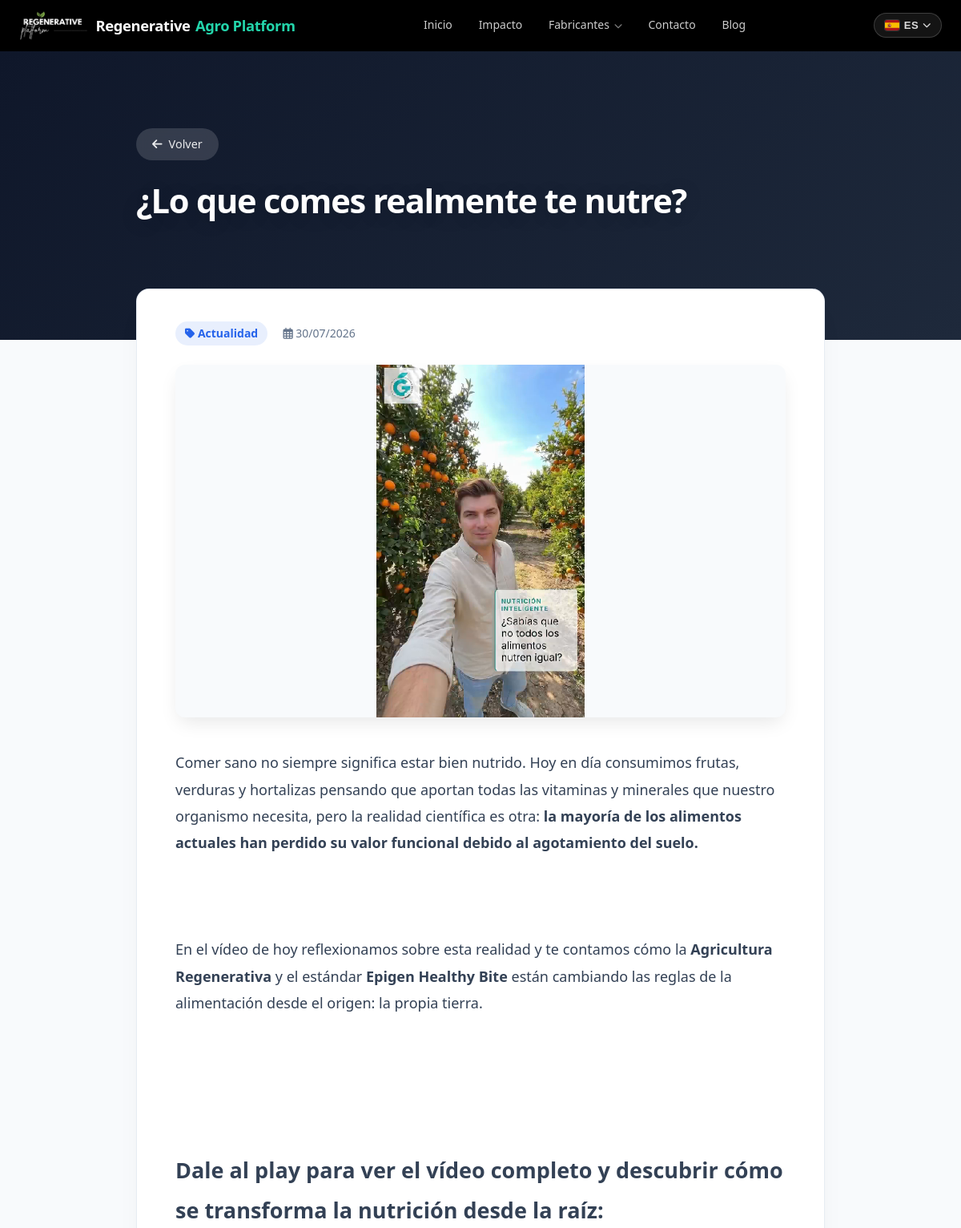
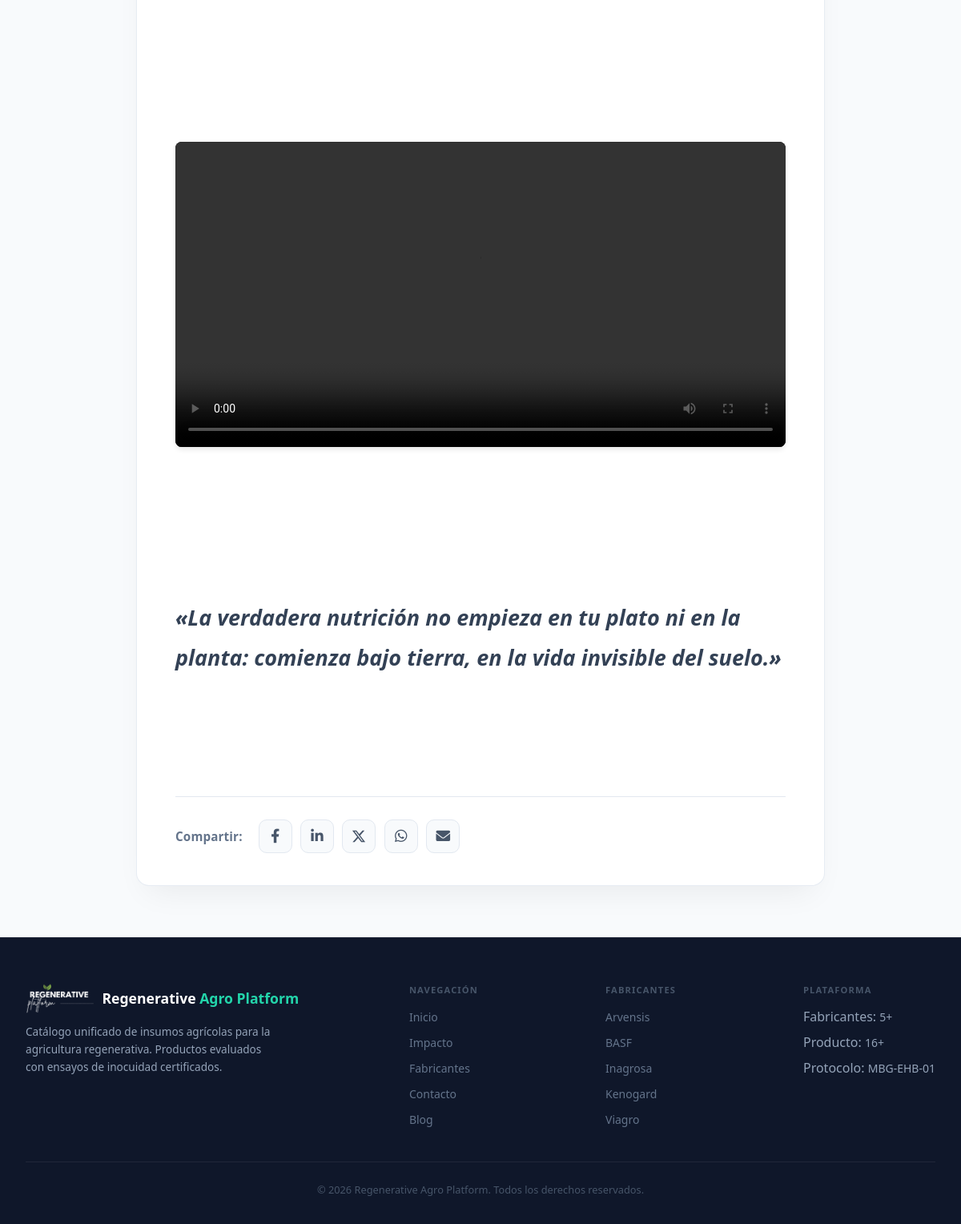
Page /es/blog/revolucion-suelos-vivos on the committed database (2 pictures, top to bottom).
### tables this page shows
CREATE TABLE `blog` (
  `id` int(11) NOT NULL,
  `titulo` varchar(255) NOT NULL,
  `slug` varchar(150) NOT NULL DEFAULT '',
  `resumen` text,
  `contenido` text NOT NULL,
  `imagen` varchar(255) DEFAULT NULL,
  `fecha` datetime NOT NULL DEFAULT CURRENT_TIMESTAMP
);

CREATE TABLE `fabricantes` (
  `id` int(11) NOT NULL,
  `nombre` varchar(255) NOT NULL,
  `descripcion` text,
  `imagen` varchar(255) DEFAULT NULL,
  `slug` varchar(150) NOT NULL DEFAULT '',
  `activo` char(1) DEFAULT 'S'
);

### i18n.php (called while the page is built, shortened)
<?php
$allowed_langs = ['es', 'en', 'pt', 'fr', 'ca'];
if (isset($_SESSION['lang'])) {
    $current_lang = $_SESSION['lang'];
} elseif (isset($_COOKIE['user_lang']) && in_array($_COOKIE['user_lang'], $allowed_langs)) {
    $current_lang = $_COOKIE['user_lang'];
} else {
    $current_lang = 'es';
}
$lang_file = __DIR__ . "/lang/{$current_lang}.php";
$translations = file_exists($lang_file) ? require $lang_file : [];
$url_map = [
    'es' => ['index' => '', 'blog' => 'blog.php'],
    'en' => ['index' => '', 'blog' => 'news.php'],
    'pt' => ['index' => '', 'blog' => 'noticias.php'],
    'fr' => ['index' => '', 'blog' => 'nouvelles.php'],
    'ca' => ['index' => '', 'blog' => 'noticies.php'],
];
$current_url_map = $url_map[$current_lang] ?? $url_map['es'];
$page_segment_map = [
    'es' => ['fabricante' => 'fabricante',   'producto' => 'producto', 'blog' => 'blog'],
    'en' => ['fabricante' => 'manufacturer', 'producto' => 'product',  'blog' => 'news'],
    'pt' => ['fabricante' => 'fabricante',   'producto' => 'produto',  'blog' => 'noticias'],
    'fr' => ['fabricante' => 'fabricant',    'producto' => 'produit',  'blog' => 'nouvelles'],
    'ca' => ['fabricante' => 'fabricant',    'producto' => 'producte', 'blog' => 'noticies'],
];
$current_page_segment_map = $page_segment_map[$current_lang] ?? $page_segment_map['es'];
function __t($key, $default = '') {
    global $translations;
    return $translations[$key] ?? ($default ?: $key);
}
function __anchor($key) {
    global $current_lang;
    $anchors = [
        'fabricantes' => [
            'es' => 'fabricantes',
            'en' => 'manufacturers',
            'pt' => 'fabricantes',
            'fr' => 'fabricants',
            'ca' => 'fabricants',
        ],
        'contacto' => [
            'es' => 'contacto',
            'en' => 'contact',
            'pt' => 'contato',
            'fr' => 'contact',
            'ca' => 'contacte',
        ],
        'impacto' => [
            'es' => 'impacto',
            'en' => 'impact',
            'pt' => 'impacto',
            'fr' => 'impact',
            'ca' => 'impacte',
        ],
    ];
    return $anchors[$key][$current_lang] ?? $anchors[$key]['es'] ?? $key;
}
function __url($page_key, $params = []) {
    global $current_url_map, $current_lang, $current_page_segment_map;
    if (in_array($page_key, ['fabricante', 'producto', 'blog'], true) && !empty($params['slug'])) {
        $segment = $current_page_segment_map[$page_key] ?? $page_key;
        $slug = $params['slug'];
        unset($params['slug']);
        $url = BASE_PATH . '/' . $current_lang . '/' . $segment . '/' . rawurlencode($slug);
        return $url . (!empty($params) ? '?' . http_build_query($params) : '');
    }
    $path = $current_url_map[$page_key] ?? ($page_key . '.php');
    $url = BASE_PATH . '/' . $current_lang . '/' . $path;
    return $url . (!empty($params) ? '?' . http_build_query($params) : '');
}
function __asset_url($path) {
    $isRootRelative = $path[0] === '/';
    $relativePath = preg_replace('#^(?:\./)+#', '', ltrim($path, '/'));
    return BASE_PATH . '/' . ltrim($path, './');
}
function __tdb($mysqli, $tabla, $traduccion_id, $campo, $textoOriginal) {
    global $current_lang;
    if ($current_lang === 'es' || empty($textoOriginal)) {
        return $textoOriginal;
    }
    return $textoOriginal;
}
?>

### blog.php (the view, shortened to what this page needs)
<?php
require_once __DIR__ . '/i18n.php';
require_once __DIR__ . '/db_connection.php';
$slug = isset($_GET['slug']) ? trim($_GET['slug']) : '';
$singleNews = null;
if ($slug !== '') {
    $stmt = $mysqli->prepare('SELECT id, titulo, slug, resumen, contenido, imagen, fecha
                              FROM blog
                              WHERE slug = ?');
    if ($stmt) {
        $stmt->bind_param('s', $slug);
        $stmt->execute();
        $singleNews = $stmt->get_result()->fetch_assoc();
    }
}
$protocol = (!empty($_SERVER['HTTPS']) && $_SERVER['HTTPS'] !== 'off') ? 'https' : 'http';
$currentUrl = $protocol . '://' . $_SERVER['HTTP_HOST'] . $_SERVER['REQUEST_URI'];
$shareUrl = static function (string $baseUrl, array $parameters): string {
    return $baseUrl . '?' . http_build_query($parameters, '', '&', PHP_QUERY_RFC3986);
};
?>
<!DOCTYPE html>
<html lang="<?php echo isset($current_lang) ? $current_lang : 'es'; ?>">
<head>
    <link rel="stylesheet" href="<?php echo BASE_PATH; ?>/style.css?v=<?php echo time(); ?>">
    <link rel="stylesheet" href="https://cdnjs.cloudflare.com/ajax/libs/font-awesome/6.0.0/css/all.min.css">
</head>
<body>
<?php require_once __DIR__ . '/nav.php'; ?>
<?php if ($singleNews):
    $titulo = __tdb($mysqli, 'blog', $singleNews['id'], 'titulo', $singleNews['titulo']);
    $contenido = __tdb($mysqli, 'blog', $singleNews['id'], 'contenido', $singleNews['contenido']);
?>
    <section class="hero-section" style="min-height: 45vh; padding: 4rem 2rem 6rem 2rem; background: linear-gradient(135deg, #0f172a 0%, #1e293b 100%);">
        <div class="hero-content" style="max-width: 860px; margin: 0 auto; text-align: left;">
            <a href="<?php echo htmlspecialchars(__url('blog')); ?>" class="btn-back">
                <i class="fas fa-arrow-left"></i> <?php echo __t('blog.volver', 'Volver al blog'); ?>
            </a>
            <h1 class="hero-title" style="font-size: 2.6rem; margin-top: 1.5rem; line-height: 1.25; color: #ffffff;">
                <?php echo htmlspecialchars($titulo); ?>
            </h1>
        </div>
    </section>
    <div class="article-container">
        <article class="article-card">
            <div class="article-meta">
                <span class="article-meta-badge">
                    <i class="fas fa-tag"></i> <?php echo __t('blog.categoria', 'Actualidad'); ?>
                </span>
                <span>
                    <i class="far fa-calendar-alt"></i> <?php echo date('d/m/Y', strtotime($singleNews['fecha'])); ?>
                </span>
            </div>
            <?php if (!empty($singleNews['imagen'])): ?>
                <div class="article-img-wrapper">
                    <img src="<?php echo htmlspecialchars(__asset_url($singleNews['imagen'])); ?>" alt="<?php echo htmlspecialchars($titulo); ?>">
                </div>
            <?php endif; ?>
            <div class="article-content">
    <?php
        $contenidoConRutas = str_replace(
            ['src="./media/', "src='./media/", 'src="media/', "src='media/"],
            ['src="/media/', "src='/media/", 'src="/media/', "src='/media/"],
            $contenido
        );
        echo nl2br($contenidoConRutas);
    ?>
</div>
            <div class="share-container">
                <span class="share-title"><?php echo __t('blog.compartir', 'Compartir:'); ?></span>
                <div class="share-buttons">
                    <a href="<?php echo htmlspecialchars($shareUrl('https://www.facebook.com/sharer/sharer.php', ['u' => $currentUrl]), ENT_QUOTES, 'UTF-8'); ?>"
                    target="_blank" rel="noopener noreferrer" class="share-btn share-facebook" title="<?php echo __t('blog.share_facebook', 'Compartir en Facebook'); ?>">
                        <i class="fa-brands fa-facebook-f"></i>
                    </a>
                    <a href="<?php echo htmlspecialchars($shareUrl('https://www.linkedin.com/sharing/share-offsite/', ['url' => $currentUrl]), ENT_QUOTES, 'UTF-8'); ?>"
                    target="_blank" rel="noopener noreferrer" class="share-btn share-linkedin" title="<?php echo __t('blog.share_linkedin', 'Compartir en LinkedIn'); ?>">
                        <i class="fa-brands fa-linkedin-in"></i>
                    </a>
                    <a href="https://twitter.com/intent/tweet?url=<?php echo urlencode($currentUrl); ?>&text=<?php echo urlencode($titulo); ?>"
                    target="_blank" rel="noopener noreferrer" class="share-btn share-x" title="<?php echo __t('blog.share_x', 'Compartir en X'); ?>">
                        <svg viewBox="0 0 24 24" width="18" height="18" fill="currentColor">
                            <path d="M18.244 2.25h3.308l-7.227 8.26 8.502 11.24H16.17l-5.214-6.817L4.99 21.75H1.68l7.73-8.835L1.254 2.25H8.08l4.713 6.231zm-1.161 17.52h1.833L7.084 4.126H5.117z"/>
                        </svg>
                    </a>
                    <a href="https://api.whatsapp.com/send?text=<?php echo urlencode($titulo . ' - ' . $currentUrl); ?>"
                    target="_blank" rel="noopener noreferrer" class="share-btn share-whatsapp" title="<?php echo __t('blog.share_whatsapp', 'Compartir en WhatsApp'); ?>">
                        <i class="fa-brands fa-whatsapp"></i>
                    </a>
                    <button type="button" class="share-btn share-email" id="emailShareOpen"
                            title="<?php echo htmlspecialchars(__t('blog.share_email', 'Compartir por email'), ENT_QUOTES, 'UTF-8'); ?>"
                            aria-label="<?php echo htmlspecialchars(__t('blog.share_email', 'Compartir por email'), ENT_QUOTES, 'UTF-8'); ?>"
                            aria-haspopup="dialog" aria-controls="emailShareDialog">
                        <i class="fas fa-envelope"></i>
                    </button>
                </div>
            </div>
        </article>
    </div>
<?php endif; ?>
<?php require_once __DIR__ . '/footer.php'; ?>
</body>
</html>

### footer.php (shortened to what this page needs)
<?php
require_once __DIR__ . '/i18n.php';
if (!isset($fabricantesData) && isset($mysqli)) {
    $fabricantesData = [];
    $resFabFooter = $mysqli->query("SELECT id, nombre, slug FROM fabricantes WHERE activo = 'S' ORDER BY nombre");
    if ($resFabFooter) {
        while ($r = $resFabFooter->fetch_assoc()) {
            $fabricantesData[] = $r;
        }
    }
}
$totFab   = $totalFabricantes ?? (isset($fabricantesData) ? count($fabricantesData) : 0);
$totProd  = $totalProductos ?? (isset($mysqli) ? (int)$mysqli->query("SELECT COUNT(*) AS c FROM productos p INNER JOIN fabricantes f ON p.fabricante_id = f.id WHERE f.activo = 'S'")->fetch_assoc()['c'] : 0);
?>
<footer>
    <div class="footer-inner">
        <div class="footer-brand">
            <div class="footer-brand-name">
            <a href="<?php echo htmlspecialchars(__url('index')); ?>" class="footer-logo-link">
                    <img src="/media/logo.png" alt="Logo Regenerative Agro Platform" class="nav-brand-logo">
                    <span>Regenerative<span style="color:var(--teal);"> Agro Platform</span></span>
                </a>
            </div>
            <p><?php echo __t('index.footer_brand_desc', 'Catálogo unificado de insumos agrícolas para la agricultura regenerativa. Productos evaluados con ensayos de inocuidad certificados.'); ?></p>
        </div>
        <div class="footer-col">
            <h4><?php echo __t('footer.nav_title', 'Navegación'); ?></h4>
            <ul>
                <li><a href="<?php echo htmlspecialchars(__url('index')); ?>"><?php echo __t('nav.inicio', 'Inicio'); ?></a></li>
                <li><a href="<?php echo htmlspecialchars(__url('index')); ?>#<?php echo htmlspecialchars(__anchor('impacto')); ?>"><?php echo __t('footer.impacto', 'Impacto'); ?></a></li>
                <li><a href="<?php echo htmlspecialchars(__url('index')); ?>#<?php echo htmlspecialchars(__anchor('fabricantes')); ?>"><?php echo __t('nav.fabricantes', 'Fabricantes'); ?></a></li>
                <li><a href="<?php echo htmlspecialchars(__url('index')); ?>#<?php echo htmlspecialchars(__anchor('contacto')); ?>"><?php echo __t('footer.contacto', 'Contacto'); ?></a></li>
                <li><a href="<?php echo htmlspecialchars(__url('blog')); ?>#blog"><?php echo __t('footer.blog', 'Blog'); ?></a></li>
            </ul>
        </div>
        <div class="footer-col">
            <h4><?php echo __t('footer.manufacturers_title', 'Fabricantes'); ?></h4>
            <ul>
                <?php if (!empty($fabricantesData)): ?>
                    <?php foreach ($fabricantesData as $fab): ?>
                        <li>
                            <?php $fabricanteUrl = !empty($fab['slug'])
                                ? __url('fabricante', ['slug' => $fab['slug']])
                                : __url('fabricante', ['id' => (int)$fab['id']]); ?>
                            <a href="<?php echo htmlspecialchars($fabricanteUrl); ?>">
                                <?php echo htmlspecialchars($fab['nombre']); ?>
                            </a>
                        </li>
                    <?php endforeach; ?>
                <?php endif; ?>
            </ul>
        </div>
        <div class="footer-col">
            <h4><?php echo __t('footer.platform_title', 'Plataforma'); ?></h4>
            <ul>
                <li><?php echo __t('footer.manufacturers_title', 'Fabricantes'); ?>: <span><?php echo $totFab; ?>+</span></li>
                <li><?php echo __t('footer.product_title', 'Productos'); ?>: <span><?php echo $totProd; ?>+</span></li>
                <li><?php echo __t('footer.protocol', 'Protocolo'); ?>: <span>MBG-EHB-01</span></li>
            </ul>
        </div>
    </div>
    <div class="footer-bottom">
        <p>&copy; <?php echo date('Y'); ?> Regenerative Agro Platform. <?php echo __t('footer.copyright', 'Todos los derechos reservados.'); ?></p>
    </div>
</footer>

### rows in the picture
blog: titulo "¿Lo que comes realmente te nutre?", fecha "30/07/2026", imagen (picture), contenidoConRutas "Comer sano no siempre significa estar bien nutrido. Hoy en día consumimos frutas, verduras y hortalizas pensando que aportan todas las vitaminas y minerales que nuestro organismo necesita, pero la realidad científica es otra: la mayoría de los alimentos actuales han perdido su valor funcional debido al agotamiento del suelo. En el vídeo de hoy reflexionamos sobre esta realidad y te contamos cómo la Agricultura Regenerativa y el estándar Epigen Healthy Bite están cambiando las reglas de la alimentación desde el origen: la propia tierra. Dale al play para ver el vídeo completo y descubrir cómo se transforma la nutrición desde la raíz: «La verdadera nutrición no empieza en tu plato ni en la…"
fabricantes: nombre "Arvensis"
fabricantes: nombre "BASF"
fabricantes: nombre "Inagrosa"
fabricantes: nombre "Kenogard"
fabricantes: nombre "Viagro"

### other values in the picture
__t('nav.inicio', 'Inicio') "Inicio"
__t('nav.impacto', 'Impacto') "Impacto"
__t('nav.fabricantes', 'Fabricantes') "Fabricantes"
__t('nav.contacto', 'Contacto') "Contacto"
__t('nav.blog', 'Blog') "Blog"
$navLangLabels[$current_lang] "ES"
__t('blog.volver', 'Volver al blog') "Volver"
__t('blog.categoria', 'Actualidad') "Actualidad"
__t('blog.compartir', 'Compartir:') "Compartir:"
__t('footer.nav_title', 'Navegación') "NAVEGACIÓN"
__t('footer.impacto', 'Impacto') "Impacto"
__t('footer.contacto', 'Contacto') "Contacto"
__t('footer.blog', 'Blog') "Blog"
__t('footer.manufacturers_title', 'Fabricantes') "FABRICANTES"
__t('footer.platform_title', 'Plataforma') "PLATAFORMA"
